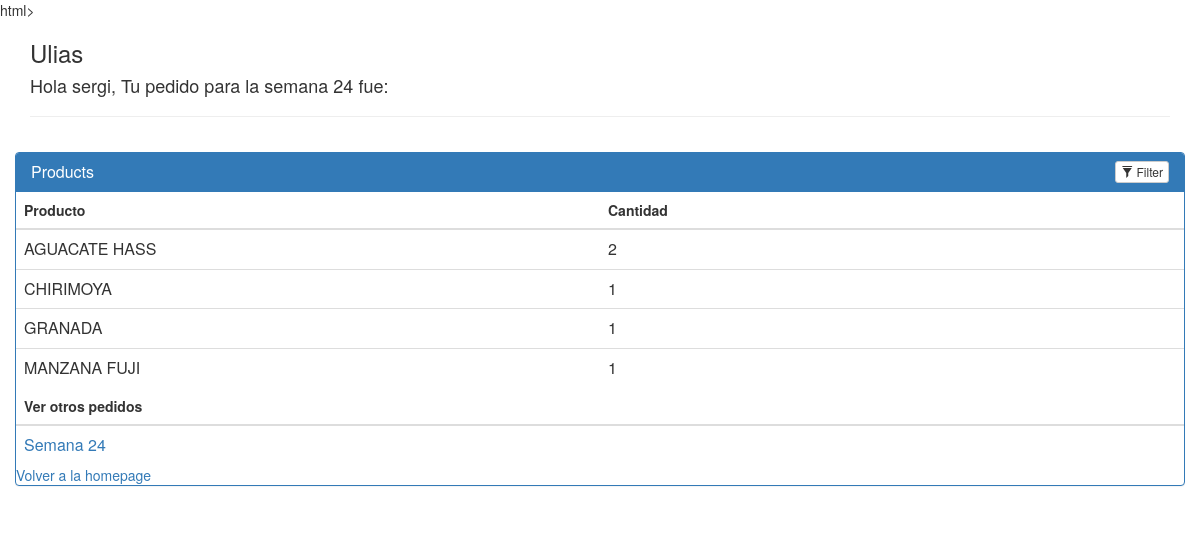
/agricultores/1/historicalorder/24 (signed in), run on the app's committed database.
### application/models.py (models this page shows, shortened)
class Agricultor(db.Model):
	__tablename__ = 'agricultor'
	name = db.Column(db.String(80), nullable = False)
	id = db.Column(db.Integer, primary_key = True)
	def __init__(self, name):
		self.name = name
	def __repr__(self):
		return '<Agricultor %r>' % self.name

class User(UserMixin, db.Model):
	__tablename__ = "user"
	id = db.Column(db.Integer, primary_key=True)
	username = db.Column(db.String(15), unique=True)
	email = db.Column(db.String(50), unique=True)
	password = db.Column(db.String(80))

class Pedido(db.Model):
	__tablename__= 'pedido'
	id = db.Column(db.Integer, primary_key = True)
	quantity = db.Column(db.String(30))
	week = db.Column(db.Integer)
	product_name = db.Column(db.String(80), db.ForeignKey('productos.product_title'))
	product_price = db.Column(db.Float(8), db.ForeignKey('productos.unit_price'))
	product_units = db.Column(db.String(80), db.ForeignKey('productos.units'))
	user_name = db.Column(db.String(30), db.ForeignKey('user.username'))
	email = db.Column(db.String(50), db.ForeignKey('user.email'))
	user_email = db.relationship(User, foreign_keys=[email])
	user = db.relationship(User, foreign_keys=[user_name])
	product_price_join = db.relationship(Productos, foreign_keys=[product_price])
	product_unit_join = db.relationship(Productos, foreign_keys=[product_units])
	product = db.relationship(Productos, foreign_keys=[product_name])
	year = db.Column(db.Integer, default=date.today().year)
	week = db.Column(db.Integer, default=date.today().isocalendar()[1])

### application.py (the view)
@application.route('/agricultores/<int:agricultor_id>/historicalorder/<int:week>', methods=['GET', 'POST'])
@login_required
def historicalOrders(agricultor_id, week):
    db.session.commit()
    agricultor = db.session.query(Agricultor).filter_by(id=agricultor_id).one()
    weeks = db.session.query(Pedido.week).filter_by(user_name = current_user.username).distinct()
    order = db.session.query(Pedido).filter_by(user_name = current_user.username, week = week)
    return render_template('historicalOrders.html', agricultor=agricultor, order = order, weeks = weeks, user_name = current_user.username, week = week)

### application.py (called while the page is built)
@login_manager.user_loader
def load_user(user_id):
    return User.query.get(int(user_id))

### application/templates/historicalOrders.html (shortened to what this page needs)
<head>
	<link rel=stylesheet type=text/css href="{{ url_for('static', filename='styles.css') }}">
	<link rel=stylesheet type=text/css href="https://netdna.bootstrapcdn.com/bootstrap/3.1.0/css/bootstrap.min.css">
</head>
<body>
	<div class="container">
	    <h3>{{agricultor.name}}</h3>
	    <h4>Hola {{current_user.username}}, Tu pedido para la semana {{week}} fue:</h4>
	    <hr>
	    <div class="row">
	        <div class="panel panel-primary filterable">
	            <div class="panel-heading">
	                <h3 class="panel-title">Products</h3>
	                <div class="pull-right">
	                    <button class="btn btn-default btn-xs btn-filter"><span class="glyphicon glyphicon-filter"></span> Filter</button>
	                </div>
	            </div>
	            <table class="table">
	                <thead>
	                    <tr class="filters">
	                        <th><input type="text" class="form-control" placeholder="Producto" disabled></th>
	                        <th><input type="text" class="form-control" placeholder="Cantidad" disabled></th>
	                    </tr>
	                </thead>
	                <tbody>
	                		<tr>
		                		{% for i in order %}
								<td>{{i.product_name}}</td>
	                        	<td>{{i.quantity}}</td>
	                    	</tr>
	                    		{% endfor %}
	                </tbody>
	            </table>
	            <table class="table">
	                <thead>
	                    <tr class="filters">
	                        <th><input type="text" class="form-control" placeholder="Ver otros pedidos" disabled></th>
	                    </tr>
	                </thead>
	                <tbody>
	                		<tr>
		                		{% for i in weeks %}
								<td><a href = "{{url_for('historicalOrders', agricultor_id = agricultor.id, week = i.week)}}">Semana {{i.week}}</a></td>
	                    	</tr>
	                    		{% endfor %}
	                </tbody>
	            </table>
	            <div>
	                <a href= "{{url_for('onepage')}}">Volver a la homepage</a>
	            </div>
	        </div>
	    </div>
	</div>
</body>
</html>

### application/static/styles.css (style rules this page uses)
.filterable { margin-top: 15px; }
.filterable .panel-heading .pull-right { margin-top: -20px; }
.filterable .filters input[disabled] { background-color: transparent; border: none; cursor: auto; box-shadow: none; padding: 0; height: auto; }

### data on the page
Agricultor: name "Ulias"
User: username "sergi"
Pedido: product_name "AGUACATE HASS", quantity "2"
Pedido: product_name "CHIRIMOYA", quantity "1"
Pedido: product_name "GRANADA", quantity "1"
Pedido: product_name "MANZANA FUJI", quantity "1"

### other printed values
{{ week }} "24"
{{ i.week }} "24"
